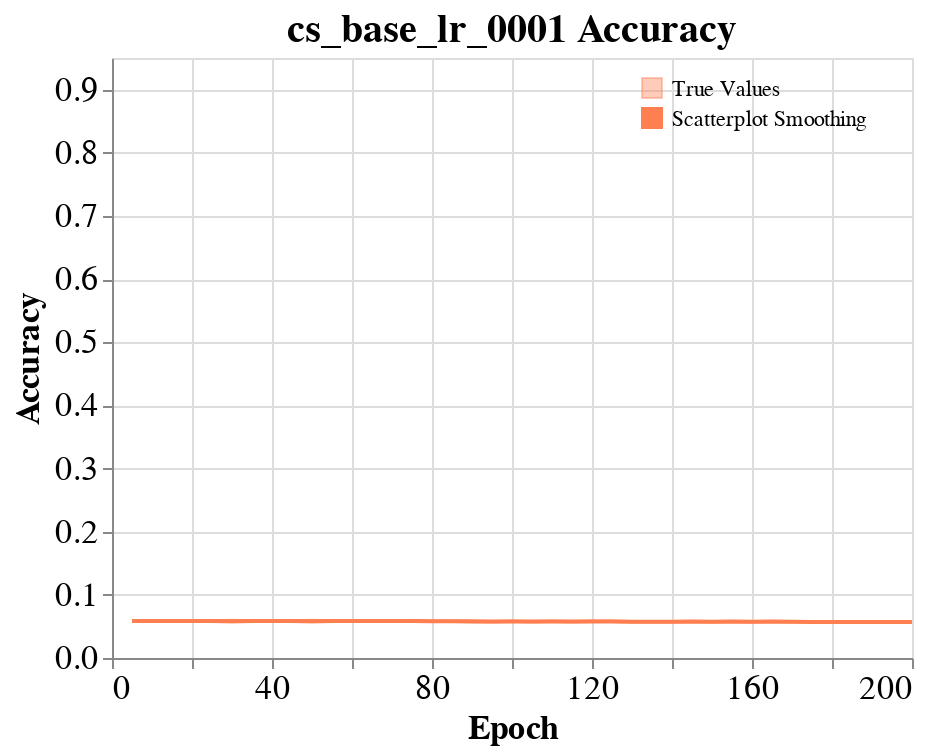

Notebook code cell kept with this figure:
### Code cell
# one chart
file_name = data_files[0]

file_path = os.path.join(folder, file_name)
df = pd.read_csv(file_path)

split_name = file_name.split('-')
chart_name = split_name[0]

generate_accuracy_chart(df, chart_name, True)

### Figure 1 — Vega-Lite specification as saved in the notebook (floating-point values rounded to 4 significant figures)
{"config": {"view": {"continuousWidth": 400, "continuousHeight": 300}, "title": {"fontSize": 20}}, "layer": [{"mark": {"type": "line", "color": "#FF7F50", "interpolate": "linear", "opacity": 0.4, "size": 2}, "encoding": {"x": {"type": "quantitative", "axis": {"labelFontSize": 17, "title": "Epoch", "titleFontSize": 17}, "field": "Step"}, "y": {"type": "quantitative", "axis": {"labelFontSize": 17, "title": "Accuracy", "titleFontSize": 17}, "field": "Value", "scale": {"domain": [0.0, 0.95]}}}, "title": "cs_base_lr_0001 Accuracy"}, {"mark": {"type": "line", "color": "#FF7F50"}, "encoding": {"x": {"type": "quantitative", "axis": {"labelFontSize": 17, "title": "Epoch", "titleFontSize": 17}, "field": "Step"}, "y": {"type": "quantitative", "axis": {"labelFontSize": 17, "title": "Accuracy", "titleFontSize": 17}, "field": "Value", "scale": {"domain": [0.0, 0.95]}}}, "title": "cs_base_lr_0001 Accuracy", "transform": [{"loess": "Value", "on": "Step"}]}, {"layer": [{"data": {"name": "data-a21cafb4c405e6997671a02e578b9b1e"}, "mark": {"type": "rect", "color": "#FF7F50", "opacity": 0.4, "stroke": "#FF7F50"}, "encoding": {"x": {"value": 265}, "x2": {"value": 275}, "y": {"value": 10}, "y2": {"value": 20}}}, {"data": {"name": "data-a21cafb4c405e6997671a02e578b9b1e"}, "mark": {"type": "text", "align": "left", "baseline": "top"}, "encoding": {"text": {"value": ["True Values"]}, "x": {"value": 280}, "y": {"value": 10}}}, {"data": {"name": "data-a21cafb4c405e6997671a02e578b9b1e"}, "mark": {"type": "rect", "color": "#FF7F50", "stroke": "#FF7F50"}, "encoding": {"x": {"value": 265}, "x2": {"value": 275}, "y": {"value": 25}, "y2": {"value": 35}}}, {"data": {"name": "data-a21cafb4c405e6997671a02e578b9b1e"}, "mark": {"type": "text", "align": "left", "baseline": "top"}, "encoding": {"text": {"value": ["Scatterplot Smoothing"]}, "x": {"value": 280}, "y": {"value": 25}}}]}], "data": {"name": "data-611f331802818969eb5aa8307c2042d3"}, "$schema": "https://vega.github.io/schema/vega-lite/v4.8.1.json", "datasets": {"data-611f331802818969eb5aa8307c2042d3": [{"Wall time": 1614000000.0, "Step": 5, "Value": 0.05859}, {"Wall time": 1614000000.0, "Step": 10, "Value": 0.05859}, {"Wall time": 1614000000.0, "Step": 15, "Value": 0.05859}, {"Wall time": 1614000000.0, "Step": 20, "Value": 0.05859}, {"Wall time": 1614000000.0, "Step": 25, "Value": 0.05859}, {"Wall time": 1614000000.0, "Step": 30, "Value": 0.057}, {"Wall time": 1614000000.0, "Step": 35, "Value": 0.05859}, {"Wall time": 1614000000.0, "Step": 40, "Value": 0.05859}, {"Wall time": 1614000000.0, "Step": 45, "Value": 0.05859}, {"Wall time": 1614000000.0, "Step": 50, "Value": 0.057}, {"Wall time": 1614000000.0, "Step": 55, "Value": 0.05859}, {"Wall time": 1614000000.0, "Step": 60, "Value": 0.05859}, {"Wall time": 1614000000.0, "Step": 65, "Value": 0.05859}, {"Wall time": 1614000000.0, "Step": 70, "Value": 0.05859}, {"Wall time": 1614000000.0, "Step": 75, "Value": 0.05859}, {"Wall time": 1614000000.0, "Step": 80, "Value": 0.05859}, {"Wall time": 1614000000.0, "Step": 85, "Value": 0.05859}, {"Wall time": 1614000000.0, "Step": 90, "Value": 0.057}, {"Wall time": 1614000000.0, "Step": 95, "Value": 0.057}, {"Wall time": 1614000000.0, "Step": 100, "Value": 0.05859}, {"Wall time": 1614000000.0, "Step": 105, "Value": 0.057}, {"Wall time": 1614000000.0, "Step": 110, "Value": 0.05859}, {"Wall time": 1614000000.0, "Step": 115, "Value": 0.057}, {"Wall time": 1614000000.0, "Step": 120, "Value": 0.05859}, {"Wall time": 1614000000.0, "Step": 125, "Value": 0.05859}, {"Wall time": 1614000000.0, "Step": 130, "Value": 0.057}, {"Wall time": 1614000000.0, "Step": 135, "Value": 0.057}, {"Wall time": 1614000000.0, "Step": 140, "Value": 0.057}, {"Wall time": 1614000000.0, "Step": 145, "Value": 0.05859}, {"Wall time": 1614000000.0, "Step": 150, "Value": 0.057}, {"Wall time": 1614000000.0, "Step": 155, "Value": 0.05859}, {"Wall time": 1614000000.0, "Step": 160, "Value": 0.057}, {"Wall time": 1614000000.0, "Step": 165, "Value": 0.05859}, {"Wall time": 1614000000.0, "Step": 170, "Value": 0.057}, {"Wall time": 1614000000.0, "Step": 175, "Value": 0.057}, {"Wall time": 1614000000.0, "Step": 180, "Value": 0.057}, {"Wall time": 1614000000.0, "Step": 185, "Value": 0.057}, {"Wall time": 1614000000.0, "Step": 190, "Value": 0.057}, {"Wall time": 1614000000.0, "Step": 195, "Value": 0.057}, {"Wall time": 1614000000.0, "Step": 200, "Value": 0.057}], "data-a21cafb4c405e6997671a02e578b9b1e": [{}]}}
